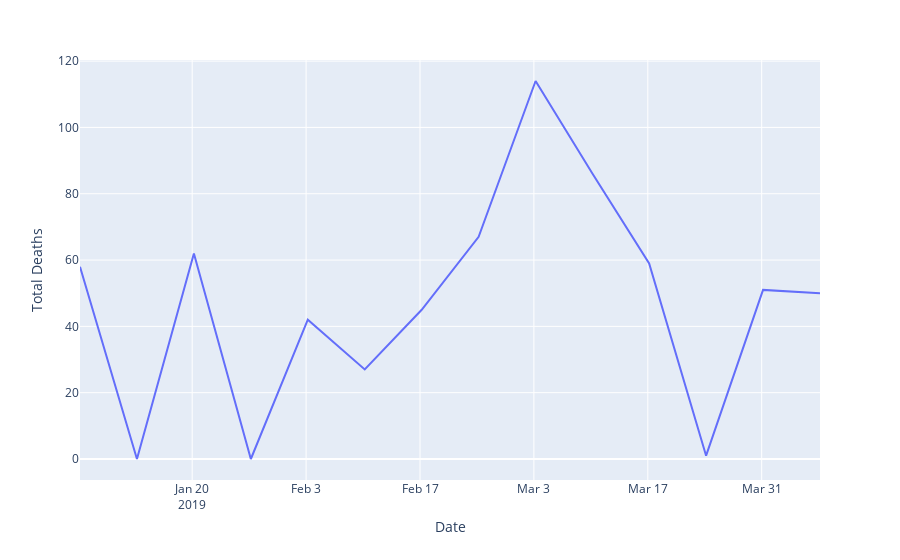

The notebook cell this image was saved under:
### Code cell
px.line(weekly_deaths_2019, x='Date', y='Total Deaths')

### Figure 1 — Plotly figure (JSON) as saved in the notebook; plotly's stock layout.template omitted (floating-point values rounded to 4 significant figures)
{"data": [{"hovertemplate": "Date=%{x}<br>Total Deaths=%{y}<extra></extra>", "legendgroup": "", "line": {"color": "#636efa", "dash": "solid"}, "mode": "lines", "name": "", "showlegend": false, "type": "scatter", "uid": "0874e955-facf-45d3-8cda-3e19d0903c61", "x": ["2019-01-06 05:00:00", "2019-01-13 05:00:00", "2019-01-20 05:00:00", "2019-01-27 05:00:00", "2019-02-03 05:00:00", "2019-02-10 05:00:00", "2019-02-17 05:00:00", "2019-02-24 05:00:00", "2019-03-03 05:00:00", "2019-03-10 05:00:00", "2019-03-17 04:00:00", "2019-03-24 04:00:00", "2019-03-31 04:00:00", "2019-04-07 04:00:00"], "xaxis": "x", "y": [58, 0, 62, 0, 42, 27, 45, 67, 114, 86, 59, 1, 51, 50], "yaxis": "y"}], "layout": {"autosize": true, "grid": {"xaxes": ["x"], "xgap": 0.1, "xside": "bottom", "yaxes": ["y"], "ygap": 0.1, "yside": "left"}, "legend": {"tracegroupgap": 0}, "margin": {"t": 60}, "xaxis": {"autorange": true, "range": ["2019-01-06 05:00", "2019-04-07 04:00"], "title": {"text": "Date"}, "type": "date"}, "yaxis": {"autorange": true, "range": [-6.333, 120.3], "title": {"text": "Total Deaths"}, "type": "linear"}}}
